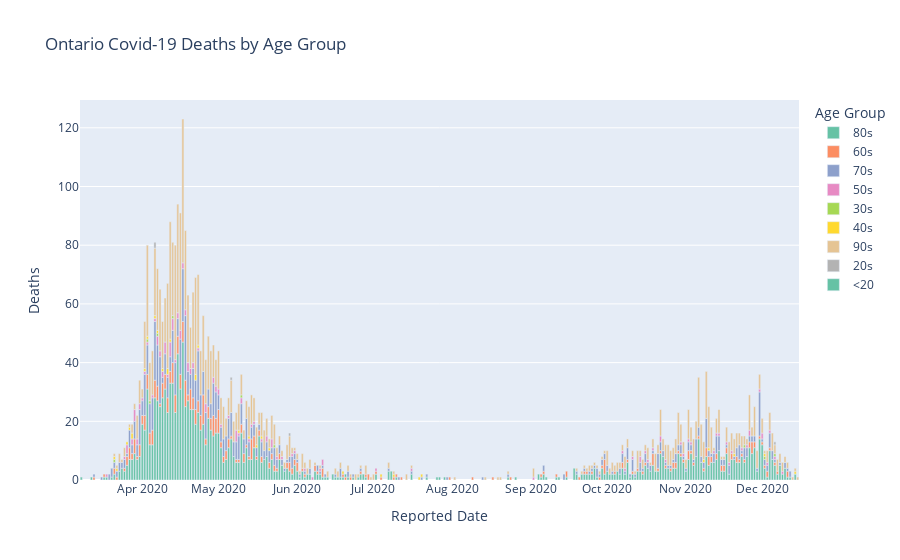

The cell this chart's notebook holds for it:
### Code cell
#hide_input

df_deathts = src_conpos[src_conpos['Outcome1'] == 'Fatal'].groupby(['Case_Reported_Date', 'Age_Group']).count()['Row_ID'] \
.reset_index().rename(columns={"Row_ID": "Cases"})

fig_deaths = px.bar(df_deathts,
                    y='Cases',
                    x='Case_Reported_Date',
                    color='Age_Group',
                    labels={"Case_Reported_Date" : "Reported Date", "Age_Group" : "Age Group", "Cases" : "Deaths"},
                    color_discrete_sequence=px.colors.qualitative.Set2,
                    title = "Ontario Covid-19 Deaths by Age Group"
)

fig_deaths.show()

### Figure 1 — Plotly figure (JSON) as saved in the notebook; plotly's stock layout.template omitted (floating-point values rounded to 4 significant figures; data arrays with more than 128 entries replaced by an {"elided": "..."} marker saying what was removed)
{"data": [{"alignmentgroup": "True", "hovertemplate": "Age Group=80s<br>Reported Date=%{x}<br>Deaths=%{y}<extra></extra>", "legendgroup": "80s", "marker": {"color": "rgb(102,194,165)"}, "name": "80s", "offsetgroup": "80s", "orientation": "v", "showlegend": true, "textposition": "auto", "type": "bar", "x": {"elided": "202 str values"}, "xaxis": "x", "y": {"elided": "202 int values"}, "yaxis": "y"}, {"alignmentgroup": "True", "hovertemplate": "Age Group=60s<br>Reported Date=%{x}<br>Deaths=%{y}<extra></extra>", "legendgroup": "60s", "marker": {"color": "rgb(252,141,98)"}, "name": "60s", "offsetgroup": "60s", "orientation": "v", "showlegend": true, "textposition": "auto", "type": "bar", "x": {"elided": "144 str values"}, "xaxis": "x", "y": {"elided": "144 int values"}, "yaxis": "y"}, {"alignmentgroup": "True", "hovertemplate": "Age Group=70s<br>Reported Date=%{x}<br>Deaths=%{y}<extra></extra>", "legendgroup": "70s", "marker": {"color": "rgb(141,160,203)"}, "name": "70s", "offsetgroup": "70s", "orientation": "v", "showlegend": true, "textposition": "auto", "type": "bar", "x": {"elided": "173 str values"}, "xaxis": "x", "y": {"elided": "173 int values"}, "yaxis": "y"}, {"alignmentgroup": "True", "hovertemplate": "Age Group=50s<br>Reported Date=%{x}<br>Deaths=%{y}<extra></extra>", "legendgroup": "50s", "marker": {"color": "rgb(231,138,195)"}, "name": "50s", "offsetgroup": "50s", "orientation": "v", "showlegend": true, "textposition": "auto", "type": "bar", "x": ["2020-03-18T00:00:00", "2020-03-25T00:00:00", "2020-03-26T00:00:00", "2020-03-28T00:00:00", "2020-03-29T00:00:00", "2020-03-30T00:00:00", "2020-03-31T00:00:00", "2020-04-01T00:00:00", "2020-04-02T00:00:00", "2020-04-03T00:00:00", "2020-04-05T00:00:00", "2020-04-06T00:00:00", "2020-04-07T00:00:00", "2020-04-08T00:00:00", "2020-04-09T00:00:00", "2020-04-10T00:00:00", "2020-04-11T00:00:00", "2020-04-12T00:00:00", "2020-04-13T00:00:00", "2020-04-14T00:00:00", "2020-04-15T00:00:00", "2020-04-16T00:00:00", "2020-04-17T00:00:00", "2020-04-18T00:00:00", "2020-04-19T00:00:00", "2020-04-20T00:00:00", "2020-04-21T00:00:00", "2020-04-23T00:00:00", "2020-04-26T00:00:00", "2020-04-29T00:00:00", "2020-04-30T00:00:00", "2020-05-01T00:00:00", "2020-05-02T00:00:00", "2020-05-05T00:00:00", "2020-05-08T00:00:00", "2020-05-09T00:00:00", "2020-05-10T00:00:00", "2020-05-13T00:00:00", "2020-05-14T00:00:00", "2020-05-15T00:00:00", "2020-05-18T00:00:00", "2020-05-20T00:00:00", "2020-05-22T00:00:00", "2020-05-24T00:00:00", "2020-05-26T00:00:00", "2020-05-30T00:00:00", "2020-05-31T00:00:00", "2020-06-04T00:00:00", "2020-06-07T00:00:00", "2020-06-10T00:00:00", "2020-06-11T00:00:00", "2020-07-02T00:00:00", "2020-07-16T00:00:00", "2020-09-02T00:00:00", "2020-10-07T00:00:00", "2020-10-08T00:00:00", "2020-10-11T00:00:00", "2020-10-14T00:00:00", "2020-10-16T00:00:00", "2020-10-17T00:00:00", "2020-10-19T00:00:00", "2020-10-22T00:00:00", "2020-10-24T00:00:00", "2020-10-30T00:00:00", "2020-10-31T00:00:00", "2020-11-02T00:00:00", "2020-11-03T00:00:00", "2020-11-12T00:00:00", "2020-11-13T00:00:00", "2020-11-14T00:00:00", "2020-11-17T00:00:00", "2020-11-18T00:00:00", "2020-11-19T00:00:00", "2020-11-23T00:00:00", "2020-11-25T00:00:00", "2020-11-26T00:00:00", "2020-11-30T00:00:00", "2020-12-01T00:00:00", "2020-12-03T00:00:00", "2020-12-04T00:00:00", "2020-12-06T00:00:00", "2020-12-09T00:00:00"], "xaxis": "x", "y": [1, 1, 3, 2, 4, 2, 2, 1, 1, 1, 1, 1, 3, 2, 2, 4, 1, 5, 4, 1, 2, 3, 2, 2, 3, 2, 2, 1, 3, 2, 2, 2, 1, 1, 4, 1, 2, 1, 1, 1, 1, 2, 3, 1, 1, 1, 1, 1, 1, 1, 2, 1, 1, 1, 1, 1, 1, 2, 1, 1, 1, 2, 1, 1, 1, 1, 1, 1, 1, 1, 1, 1, 1, 1, 1, 2, 1, 2, 1, 1, 1, 1], "yaxis": "y"}, {"alignmentgroup": "True", "hovertemplate": "Age Group=30s<br>Reported Date=%{x}<br>Deaths=%{y}<extra></extra>", "legendgroup": "30s", "marker": {"color": "rgb(166,216,84)"}, "name": "30s", "offsetgroup": "30s", "orientation": "v", "showlegend": true, "textposition": "auto", "type": "bar", "x": ["2020-03-21T00:00:00", "2020-04-03T00:00:00", "2020-04-04T00:00:00", "2020-04-07T00:00:00", "2020-04-13T00:00:00", "2020-05-10T00:00:00", "2020-05-23T00:00:00", "2020-11-24T00:00:00", "2020-12-02T00:00:00", "2020-12-06T00:00:00"], "xaxis": "x", "y": [1, 1, 1, 1, 1, 1, 1, 1, 1, 1], "yaxis": "y"}, {"alignmentgroup": "True", "hovertemplate": "Age Group=40s<br>Reported Date=%{x}<br>Deaths=%{y}<extra></extra>", "legendgroup": "40s", "marker": {"color": "rgb(255,217,47)"}, "name": "40s", "offsetgroup": "40s", "orientation": "v", "showlegend": true, "textposition": "auto", "type": "bar", "x": ["2020-03-21T00:00:00", "2020-03-22T00:00:00", "2020-03-26T00:00:00", "2020-03-27T00:00:00", "2020-03-28T00:00:00", "2020-04-02T00:00:00", "2020-04-03T00:00:00", "2020-04-06T00:00:00", "2020-04-07T00:00:00", "2020-04-09T00:00:00", "2020-04-11T00:00:00", "2020-04-12T00:00:00", "2020-04-22T00:00:00", "2020-04-23T00:00:00", "2020-05-09T00:00:00", "2020-05-13T00:00:00", "2020-05-16T00:00:00", "2020-05-18T00:00:00", "2020-05-21T00:00:00", "2020-06-19T00:00:00", "2020-07-04T00:00:00", "2020-07-09T00:00:00", "2020-07-19T00:00:00", "2020-07-20T00:00:00", "2020-11-08T00:00:00", "2020-11-10T00:00:00", "2020-11-20T00:00:00", "2020-12-02T00:00:00", "2020-12-14T00:00:00"], "xaxis": "x", "y": [1, 1, 1, 1, 2, 1, 1, 1, 1, 1, 2, 1, 2, 1, 1, 1, 1, 1, 1, 1, 1, 1, 1, 1, 1, 1, 1, 1, 1], "yaxis": "y"}, {"alignmentgroup": "True", "hovertemplate": "Age Group=90s<br>Reported Date=%{x}<br>Deaths=%{y}<extra></extra>", "legendgroup": "90s", "marker": {"color": "rgb(229,196,148)"}, "name": "90s", "offsetgroup": "90s", "orientation": "v", "showlegend": true, "textposition": "auto", "type": "bar", "x": {"elided": "186 str values"}, "xaxis": "x", "y": {"elided": "186 int values"}, "yaxis": "y"}, {"alignmentgroup": "True", "hovertemplate": "Age Group=20s<br>Reported Date=%{x}<br>Deaths=%{y}<extra></extra>", "legendgroup": "20s", "marker": {"color": "rgb(179,179,179)"}, "name": "20s", "offsetgroup": "20s", "orientation": "v", "showlegend": true, "textposition": "auto", "type": "bar", "x": ["2020-04-06T00:00:00", "2020-05-06T00:00:00", "2020-05-29T00:00:00", "2020-12-06T00:00:00"], "xaxis": "x", "y": [2, 1, 1, 1], "yaxis": "y"}, {"alignmentgroup": "True", "hovertemplate": "Age Group=<20<br>Reported Date=%{x}<br>Deaths=%{y}<extra></extra>", "legendgroup": "<20", "marker": {"color": "rgb(102,194,165)"}, "name": "<20", "offsetgroup": "<20", "orientation": "v", "showlegend": true, "textposition": "auto", "type": "bar", "x": ["2020-06-20T00:00:00"], "xaxis": "x", "y": [1], "yaxis": "y"}], "layout": {"autosize": true, "barmode": "relative", "legend": {"title": {"text": "Age Group"}, "tracegroupgap": 0}, "title": {"text": "Ontario Covid-19 Deaths by Age Group"}, "xaxis": {"anchor": "y", "autorange": true, "domain": [0, 1], "range": ["2020-03-07 12:00", "2020-12-15 12:00"], "title": {"text": "Reported Date"}, "type": "date"}, "yaxis": {"anchor": "x", "autorange": true, "domain": [0, 1], "range": [0, 129.5], "title": {"text": "Deaths"}, "type": "linear"}}}
